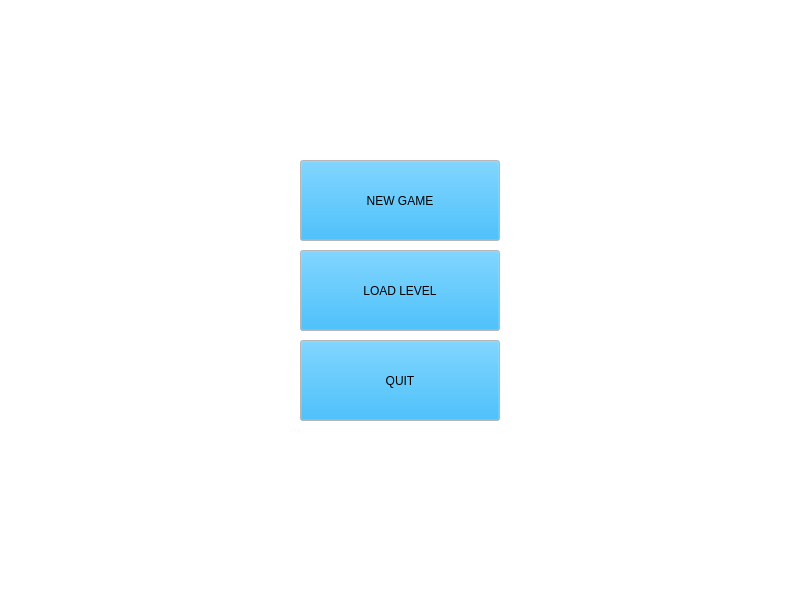
<?xml version="1.0" encoding="UTF-8"?>
<ui version="4.0">
 <class>MainWindow</class>
 <widget class="QMainWindow" name="MainWindow">
  <property name="geometry">
   <rect>
    <x>0</x>
    <y>0</y>
    <width>800</width>
    <height>600</height>
   </rect>
  </property>
  <property name="minimumSize">
   <size>
    <width>800</width>
    <height>600</height>
   </size>
  </property>
  <property name="maximumSize">
   <size>
    <width>800</width>
    <height>600</height>
   </size>
  </property>
  <property name="palette">
   <palette>
    <active>
     <colorrole role="WindowText">
      <brush brushstyle="SolidPattern">
       <color alpha="255">
        <red>0</red>
        <green>0</green>
        <blue>0</blue>
       </color>
      </brush>
     </colorrole>
     <colorrole role="Button">
      <brush brushstyle="SolidPattern">
       <color alpha="255">
        <red>0</red>
        <green>170</green>
        <blue>255</blue>
       </color>
      </brush>
     </colorrole>
     <colorrole role="Light">
      <brush brushstyle="SolidPattern">
       <color alpha="255">
        <red>255</red>
        <green>255</green>
        <blue>255</blue>
       </color>
      </brush>
     </colorrole>
     <colorrole role="Midlight">
      <brush brushstyle="SolidPattern">
       <color alpha="255">
        <red>170</red>
        <green>255</green>
        <blue>255</blue>
       </color>
      </brush>
     </colorrole>
     <colorrole role="Mid">
      <brush brushstyle="SolidPattern">
       <color alpha="255">
        <red>85</red>
        <green>170</green>
        <blue>255</blue>
       </color>
      </brush>
     </colorrole>
     <colorrole role="Text">
      <brush brushstyle="SolidPattern">
       <color alpha="255">
        <red>0</red>
        <green>0</green>
        <blue>0</blue>
       </color>
      </brush>
     </colorrole>
     <colorrole role="ButtonText">
      <brush brushstyle="SolidPattern">
       <color alpha="255">
        <red>0</red>
        <green>0</green>
        <blue>0</blue>
       </color>
      </brush>
     </colorrole>
     <colorrole role="Base">
      <brush brushstyle="SolidPattern">
       <color alpha="255">
        <red>255</red>
        <green>255</green>
        <blue>255</blue>
       </color>
      </brush>
     </colorrole>
     <colorrole role="Window">
      <brush brushstyle="SolidPattern">
       <color alpha="255">
        <red>255</red>
        <green>255</green>
        <blue>255</blue>
       </color>
      </brush>
     </colorrole>
     <colorrole role="HighlightedText">
      <brush brushstyle="SolidPattern">
       <color alpha="255">
        <red>0</red>
        <green>85</green>
        <blue>255</blue>
       </color>
      </brush>
     </colorrole>
    </active>
    <inactive>
     <colorrole role="WindowText">
      <brush brushstyle="SolidPattern">
       <color alpha="255">
        <red>0</red>
        <green>0</green>
        <blue>0</blue>
       </color>
      </brush>
     </colorrole>
     <colorrole role="Button">
      <brush brushstyle="SolidPattern">
       <color alpha="255">
        <red>0</red>
        <green>170</green>
        <blue>255</blue>
       </color>
      </brush>
     </colorrole>
     <colorrole role="Light">
      <brush brushstyle="SolidPattern">
       <color alpha="255">
        <red>255</red>
        <green>255</green>
        <blue>255</blue>
       </color>
      </brush>
     </colorrole>
     <colorrole role="Midlight">
      <brush brushstyle="SolidPattern">
       <color alpha="255">
        <red>170</red>
        <green>255</green>
        <blue>255</blue>
       </color>
      </brush>
     </colorrole>
     <colorrole role="Mid">
      <brush brushstyle="SolidPattern">
       <color alpha="255">
        <red>85</red>
        <green>170</green>
        <blue>255</blue>
       </color>
      </brush>
     </colorrole>
     <colorrole role="Text">
      <brush brushstyle="SolidPattern">
       <color alpha="255">
        <red>0</red>
        <green>0</green>
        <blue>0</blue>
       </color>
      </brush>
     </colorrole>
     <colorrole role="ButtonText">
      <brush brushstyle="SolidPattern">
       <color alpha="255">
        <red>0</red>
        <green>0</green>
        <blue>0</blue>
       </color>
      </brush>
     </colorrole>
     <colorrole role="Base">
      <brush brushstyle="SolidPattern">
       <color alpha="255">
        <red>255</red>
        <green>255</green>
        <blue>255</blue>
       </color>
      </brush>
     </colorrole>
     <colorrole role="Window">
      <brush brushstyle="SolidPattern">
       <color alpha="255">
        <red>255</red>
        <green>255</green>
        <blue>255</blue>
       </color>
      </brush>
     </colorrole>
     <colorrole role="HighlightedText">
      <brush brushstyle="SolidPattern">
       <color alpha="255">
        <red>0</red>
        <green>85</green>
        <blue>255</blue>
       </color>
      </brush>
     </colorrole>
    </inactive>
    <disabled>
     <colorrole role="WindowText">
      <brush brushstyle="SolidPattern">
       <color alpha="127">
        <red>255</red>
        <green>255</green>
        <blue>255</blue>
       </color>
      </brush>
     </colorrole>
     <colorrole role="Button">
      <brush brushstyle="SolidPattern">
       <color alpha="255">
        <red>0</red>
        <green>170</green>
        <blue>255</blue>
       </color>
      </brush>
     </colorrole>
     <colorrole role="Light">
      <brush brushstyle="SolidPattern">
       <color alpha="255">
        <red>255</red>
        <green>255</green>
        <blue>255</blue>
       </color>
      </brush>
     </colorrole>
     <colorrole role="Midlight">
      <brush brushstyle="SolidPattern">
       <color alpha="255">
        <red>170</red>
        <green>255</green>
        <blue>255</blue>
       </color>
      </brush>
     </colorrole>
     <colorrole role="Mid">
      <brush brushstyle="SolidPattern">
       <color alpha="255">
        <red>85</red>
        <green>170</green>
        <blue>255</blue>
       </color>
      </brush>
     </colorrole>
     <colorrole role="Text">
      <brush brushstyle="SolidPattern">
       <color alpha="127">
        <red>255</red>
        <green>255</green>
        <blue>255</blue>
       </color>
      </brush>
     </colorrole>
     <colorrole role="ButtonText">
      <brush brushstyle="SolidPattern">
       <color alpha="255">
        <red>231</red>
        <green>231</green>
        <blue>231</blue>
       </color>
      </brush>
     </colorrole>
     <colorrole role="Base">
      <brush brushstyle="SolidPattern">
       <color alpha="255">
        <red>255</red>
        <green>255</green>
        <blue>255</blue>
       </color>
      </brush>
     </colorrole>
     <colorrole role="Window">
      <brush brushstyle="SolidPattern">
       <color alpha="255">
        <red>255</red>
        <green>255</green>
        <blue>255</blue>
       </color>
      </brush>
     </colorrole>
     <colorrole role="HighlightedText">
      <brush brushstyle="SolidPattern">
       <color alpha="255">
        <red>0</red>
        <green>85</green>
        <blue>255</blue>
       </color>
      </brush>
     </colorrole>
    </disabled>
   </palette>
  </property>
  <property name="windowTitle">
   <string>Topologycal labyrinth</string>
  </property>
  <widget class="QWidget" name="centralWidget">
   <property name="styleSheet">
    <string notr="true"/>
   </property>
   <widget class="QStackedWidget" name="stackedWidget">
    <property name="geometry">
     <rect>
      <x>0</x>
      <y>0</y>
      <width>800</width>
      <height>600</height>
     </rect>
    </property>
    <property name="minimumSize">
     <size>
      <width>800</width>
      <height>600</height>
     </size>
    </property>
    <property name="maximumSize">
     <size>
      <width>800</width>
      <height>600</height>
     </size>
    </property>
    <widget class="QWidget" name="MENU">
     <widget class="QPushButton" name="newGameButton">
      <property name="geometry">
       <rect>
        <x>300</x>
        <y>160</y>
        <width>200</width>
        <height>81</height>
       </rect>
      </property>
      <property name="text">
       <string>NEW GAME</string>
      </property>
     </widget>
     <widget class="QPushButton" name="LoadButton">
      <property name="geometry">
       <rect>
        <x>300</x>
        <y>250</y>
        <width>200</width>
        <height>81</height>
       </rect>
      </property>
      <property name="text">
       <string>LOAD LEVEL</string>
      </property>
     </widget>
     <widget class="QPushButton" name="QuitButton">
      <property name="geometry">
       <rect>
        <x>300</x>
        <y>340</y>
        <width>200</width>
        <height>81</height>
       </rect>
      </property>
      <property name="text">
       <string>QUIT</string>
      </property>
     </widget>
    </widget>
    <widget class="LevelWidget" name="level_1">
     <property name="styleSheet">
      <string notr="true"/>
     </property>
    </widget>
    <widget class="LevelWidget" name="level_2">
     <property name="styleSheet">
      <string notr="true"/>
     </property>
    </widget>
    <widget class="LevelWidget" name="level_3">
     <property name="styleSheet">
      <string notr="true"/>
     </property>
    </widget>
   </widget>
  </widget>
 </widget>
 <layoutdefault spacing="6" margin="11"/>
 <customwidgets>
  <customwidget>
   <class>LevelWidget</class>
   <extends>QWidget</extends>
   <header location="global">levelwidget.h</header>
   <container>1</container>
  </customwidget>
 </customwidgets>
 <resources/>
 <connections/>
</ui>
